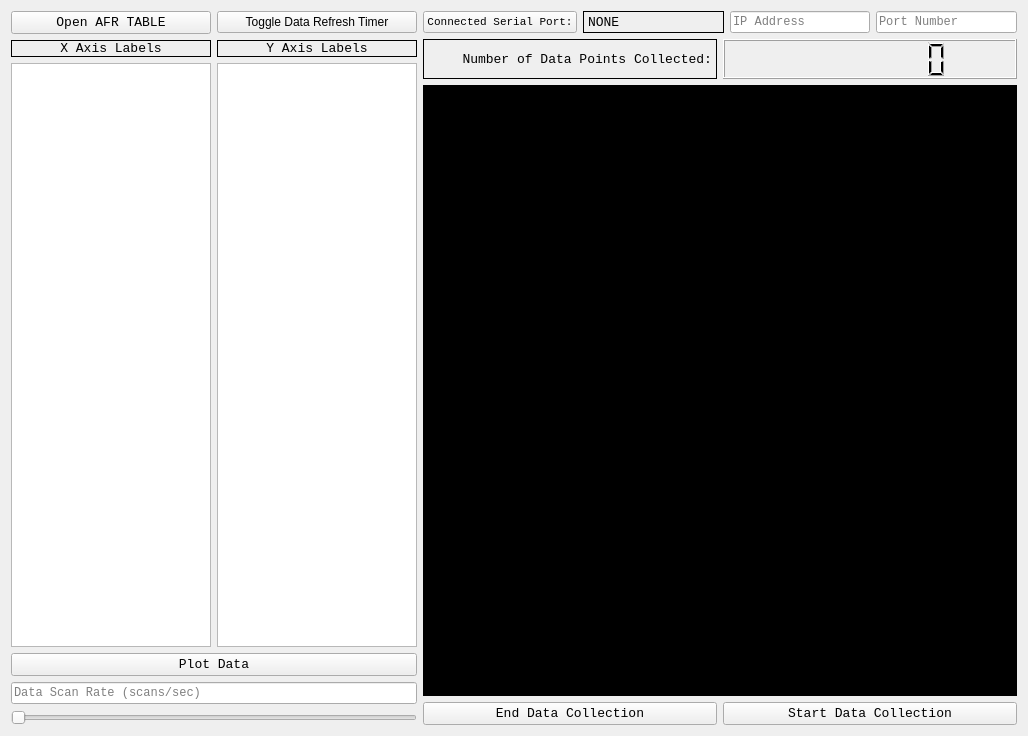
<?xml version="1.0" encoding="UTF-8"?>
<ui version="4.0">
 <class>RUNTEST</class>
 <widget class="QWidget" name="RUNTEST">
  <property name="geometry">
   <rect>
    <x>0</x>
    <y>0</y>
    <width>1028</width>
    <height>736</height>
   </rect>
  </property>
  <property name="sizePolicy">
   <sizepolicy hsizetype="MinimumExpanding" vsizetype="MinimumExpanding">
    <horstretch>0</horstretch>
    <verstretch>0</verstretch>
   </sizepolicy>
  </property>
  <property name="windowTitle">
   <string>Form</string>
  </property>
  <property name="styleSheet">
   <string notr="true"/>
  </property>
  <layout class="QHBoxLayout" name="horizontalLayout_13" stretch="0,1">
   <item>
    <layout class="QVBoxLayout" name="verticalLayout">
     <item>
      <layout class="QHBoxLayout" name="horizontalLayout_2">
       <property name="topMargin">
        <number>0</number>
       </property>
       <item>
        <widget class="QPushButton" name="OpenAFRTableButton">
         <property name="sizePolicy">
          <sizepolicy hsizetype="MinimumExpanding" vsizetype="Fixed">
           <horstretch>0</horstretch>
           <verstretch>0</verstretch>
          </sizepolicy>
         </property>
         <property name="minimumSize">
          <size>
           <width>0</width>
           <height>0</height>
          </size>
         </property>
         <property name="font">
          <font>
           <family>Courier New</family>
           <pointsize>10</pointsize>
          </font>
         </property>
         <property name="text">
          <string>Open AFR TABLE</string>
         </property>
        </widget>
       </item>
       <item>
        <widget class="QPushButton" name="triggerDataRefrTimer_button">
         <property name="sizePolicy">
          <sizepolicy hsizetype="MinimumExpanding" vsizetype="Fixed">
           <horstretch>0</horstretch>
           <verstretch>0</verstretch>
          </sizepolicy>
         </property>
         <property name="text">
          <string>Toggle Data Refresh Timer</string>
         </property>
        </widget>
       </item>
      </layout>
     </item>
     <item>
      <layout class="QHBoxLayout" name="horizontalLayout_5">
       <item>
        <widget class="QLabel" name="X_Plotting_Label">
         <property name="sizePolicy">
          <sizepolicy hsizetype="MinimumExpanding" vsizetype="Fixed">
           <horstretch>0</horstretch>
           <verstretch>0</verstretch>
          </sizepolicy>
         </property>
         <property name="font">
          <font>
           <family>Courier New</family>
           <pointsize>10</pointsize>
          </font>
         </property>
         <property name="frameShape">
          <enum>QFrame::Box</enum>
         </property>
         <property name="text">
          <string>X Axis Labels</string>
         </property>
         <property name="alignment">
          <set>Qt::AlignCenter</set>
         </property>
        </widget>
       </item>
       <item>
        <widget class="QLabel" name="Y_Plotting_Label">
         <property name="sizePolicy">
          <sizepolicy hsizetype="MinimumExpanding" vsizetype="Fixed">
           <horstretch>0</horstretch>
           <verstretch>0</verstretch>
          </sizepolicy>
         </property>
         <property name="font">
          <font>
           <family>Courier New</family>
           <pointsize>10</pointsize>
          </font>
         </property>
         <property name="frameShape">
          <enum>QFrame::Box</enum>
         </property>
         <property name="text">
          <string>Y Axis Labels</string>
         </property>
         <property name="alignment">
          <set>Qt::AlignCenter</set>
         </property>
        </widget>
       </item>
      </layout>
     </item>
     <item>
      <layout class="QHBoxLayout" name="horizontalLayout_8">
       <item>
        <widget class="QListView" name="xlistView">
         <property name="sizePolicy">
          <sizepolicy hsizetype="MinimumExpanding" vsizetype="Expanding">
           <horstretch>0</horstretch>
           <verstretch>0</verstretch>
          </sizepolicy>
         </property>
         <property name="minimumSize">
          <size>
           <width>100</width>
           <height>0</height>
          </size>
         </property>
         <property name="maximumSize">
          <size>
           <width>200</width>
           <height>16777215</height>
          </size>
         </property>
         <property name="isWrapping" stdset="0">
          <bool>true</bool>
         </property>
         <property name="wordWrap">
          <bool>true</bool>
         </property>
        </widget>
       </item>
       <item>
        <widget class="QListView" name="ylistView">
         <property name="sizePolicy">
          <sizepolicy hsizetype="MinimumExpanding" vsizetype="Expanding">
           <horstretch>0</horstretch>
           <verstretch>0</verstretch>
          </sizepolicy>
         </property>
         <property name="minimumSize">
          <size>
           <width>100</width>
           <height>0</height>
          </size>
         </property>
         <property name="maximumSize">
          <size>
           <width>200</width>
           <height>16777215</height>
          </size>
         </property>
         <property name="autoFillBackground">
          <bool>false</bool>
         </property>
         <property name="isWrapping" stdset="0">
          <bool>true</bool>
         </property>
         <property name="wordWrap">
          <bool>true</bool>
         </property>
        </widget>
       </item>
      </layout>
     </item>
     <item>
      <widget class="QPushButton" name="PlotDataButton">
       <property name="sizePolicy">
        <sizepolicy hsizetype="MinimumExpanding" vsizetype="Fixed">
         <horstretch>0</horstretch>
         <verstretch>0</verstretch>
        </sizepolicy>
       </property>
       <property name="font">
        <font>
         <family>Courier New</family>
         <pointsize>10</pointsize>
        </font>
       </property>
       <property name="text">
        <string>Plot Data</string>
       </property>
      </widget>
     </item>
     <item>
      <layout class="QHBoxLayout" name="horizontalLayout_9">
       <item>
        <widget class="QLineEdit" name="sampleRateEdit">
         <property name="sizePolicy">
          <sizepolicy hsizetype="MinimumExpanding" vsizetype="Fixed">
           <horstretch>0</horstretch>
           <verstretch>0</verstretch>
          </sizepolicy>
         </property>
         <property name="font">
          <font>
           <family>Courier New</family>
          </font>
         </property>
         <property name="placeholderText">
          <string>Data Scan Rate (scans/sec)</string>
         </property>
        </widget>
       </item>
      </layout>
     </item>
     <item>
      <widget class="QSlider" name="sampleRateSlider">
       <property name="sizePolicy">
        <sizepolicy hsizetype="MinimumExpanding" vsizetype="Fixed">
         <horstretch>0</horstretch>
         <verstretch>0</verstretch>
        </sizepolicy>
       </property>
       <property name="orientation">
        <enum>Qt::Horizontal</enum>
       </property>
      </widget>
     </item>
    </layout>
   </item>
   <item>
    <layout class="QVBoxLayout" name="verticalLayout_2">
     <item>
      <layout class="QHBoxLayout" name="horizontalLayout_10">
       <item>
        <widget class="QPushButton" name="setSerialPortButton">
         <property name="sizePolicy">
          <sizepolicy hsizetype="MinimumExpanding" vsizetype="Fixed">
           <horstretch>0</horstretch>
           <verstretch>0</verstretch>
          </sizepolicy>
         </property>
         <property name="font">
          <font>
           <family>Courier New</family>
           <pointsize>8</pointsize>
          </font>
         </property>
         <property name="text">
          <string>Connected Serial Port:</string>
         </property>
        </widget>
       </item>
       <item>
        <widget class="QLabel" name="serialPortNameLabel">
         <property name="sizePolicy">
          <sizepolicy hsizetype="MinimumExpanding" vsizetype="Preferred">
           <horstretch>0</horstretch>
           <verstretch>0</verstretch>
          </sizepolicy>
         </property>
         <property name="font">
          <font>
           <family>Courier New</family>
           <pointsize>10</pointsize>
          </font>
         </property>
         <property name="frameShape">
          <enum>QFrame::Box</enum>
         </property>
         <property name="text">
          <string>NONE</string>
         </property>
        </widget>
       </item>
       <item>
        <widget class="QLineEdit" name="IPEdit">
         <property name="sizePolicy">
          <sizepolicy hsizetype="MinimumExpanding" vsizetype="Fixed">
           <horstretch>0</horstretch>
           <verstretch>0</verstretch>
          </sizepolicy>
         </property>
         <property name="font">
          <font>
           <family>Courier New</family>
          </font>
         </property>
         <property name="placeholderText">
          <string>IP Address</string>
         </property>
        </widget>
       </item>
       <item>
        <widget class="QLineEdit" name="PortEdit">
         <property name="sizePolicy">
          <sizepolicy hsizetype="MinimumExpanding" vsizetype="Fixed">
           <horstretch>0</horstretch>
           <verstretch>0</verstretch>
          </sizepolicy>
         </property>
         <property name="font">
          <font>
           <family>Courier New</family>
          </font>
         </property>
         <property name="placeholderText">
          <string>Port Number</string>
         </property>
        </widget>
       </item>
      </layout>
     </item>
     <item>
      <layout class="QHBoxLayout" name="horizontalLayout_12">
       <item>
        <widget class="QLabel" name="NumDPLabel">
         <property name="sizePolicy">
          <sizepolicy hsizetype="MinimumExpanding" vsizetype="Preferred">
           <horstretch>0</horstretch>
           <verstretch>0</verstretch>
          </sizepolicy>
         </property>
         <property name="font">
          <font>
           <family>Courier New</family>
           <pointsize>10</pointsize>
          </font>
         </property>
         <property name="frameShape">
          <enum>QFrame::Box</enum>
         </property>
         <property name="text">
          <string>Number of Data Points Collected:</string>
         </property>
         <property name="alignment">
          <set>Qt::AlignRight|Qt::AlignTrailing|Qt::AlignVCenter</set>
         </property>
        </widget>
       </item>
       <item>
        <widget class="QLCDNumber" name="NumDPlcd">
         <property name="sizePolicy">
          <sizepolicy hsizetype="MinimumExpanding" vsizetype="Fixed">
           <horstretch>0</horstretch>
           <verstretch>0</verstretch>
          </sizepolicy>
         </property>
         <property name="minimumSize">
          <size>
           <width>100</width>
           <height>40</height>
          </size>
         </property>
         <property name="digitCount">
          <number>8</number>
         </property>
        </widget>
       </item>
      </layout>
     </item>
     <item>
      <widget class="QTextBrowser" name="DataBrowser">
       <property name="sizePolicy">
        <sizepolicy hsizetype="MinimumExpanding" vsizetype="MinimumExpanding">
         <horstretch>0</horstretch>
         <verstretch>0</verstretch>
        </sizepolicy>
       </property>
       <property name="minimumSize">
        <size>
         <width>100</width>
         <height>100</height>
        </size>
       </property>
       <property name="cursor" stdset="0">
        <cursorShape>IBeamCursor</cursorShape>
       </property>
       <property name="styleSheet">
        <string notr="true">font: 8pt &quot;Courier New&quot;;
border-color: rgb(50, 132, 191);
background-color: rgb(0, 0, 0);
color: rgb(255, 255, 255);</string>
       </property>
       <property name="inputMethodHints">
        <set>Qt::ImhMultiLine|Qt::ImhPreferNumbers</set>
       </property>
       <property name="frameShape">
        <enum>QFrame::Box</enum>
       </property>
       <property name="frameShadow">
        <enum>QFrame::Sunken</enum>
       </property>
       <property name="lineWidth">
        <number>5</number>
       </property>
       <property name="midLineWidth">
        <number>0</number>
       </property>
       <property name="lineWrapMode">
        <enum>QTextEdit::NoWrap</enum>
       </property>
      </widget>
     </item>
     <item>
      <layout class="QHBoxLayout" name="horizontalLayout_11">
       <item>
        <widget class="QPushButton" name="EndDCButton">
         <property name="sizePolicy">
          <sizepolicy hsizetype="MinimumExpanding" vsizetype="Fixed">
           <horstretch>0</horstretch>
           <verstretch>0</verstretch>
          </sizepolicy>
         </property>
         <property name="font">
          <font>
           <family>Courier New</family>
           <pointsize>10</pointsize>
          </font>
         </property>
         <property name="text">
          <string>End Data Collection</string>
         </property>
        </widget>
       </item>
       <item>
        <widget class="QPushButton" name="StartDCButton">
         <property name="sizePolicy">
          <sizepolicy hsizetype="MinimumExpanding" vsizetype="Fixed">
           <horstretch>0</horstretch>
           <verstretch>0</verstretch>
          </sizepolicy>
         </property>
         <property name="font">
          <font>
           <family>Courier New</family>
           <pointsize>10</pointsize>
          </font>
         </property>
         <property name="text">
          <string>Start Data Collection</string>
         </property>
        </widget>
       </item>
      </layout>
     </item>
    </layout>
   </item>
  </layout>
 </widget>
 <resources/>
 <connections/>
</ui>
